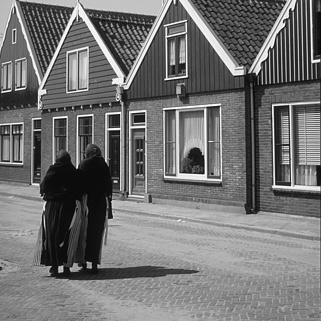
%> input picture Canale_Gandolfi_Giordano_Lab02/i235.png, 321 x 321 px
$ octave Canale_Gandolfi_Giordano_Lab02.m   (GNU Octave 9; MATLAB toolbox functions it lacks are replaced by stand-ins)
%> lines starting %> are read from the running program, lines starting %| are printed output that depends on the picture
%% Computer Vision: Lab 2
% Francesca Canale, Filippo Gandolfi, Marco Giordano

% Loading image:
img = imread('i235.png', 'png');
%> img is the input picture: size 321x321 uint8; min 3, max 251, mean 114.8
figure
imagesc(img), colormap gray, title('Original image')
figure, imhist(uint8(img), 256), title('Histogram: Original image') % displaying histogram
%> after `title('Histogram: Original image')`:
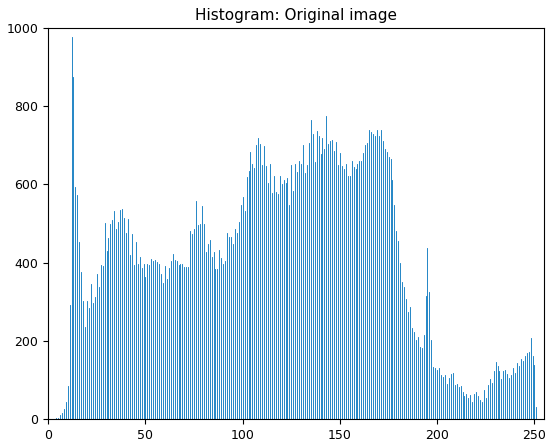
%> figure redrawn from the program's plot data; highest point at x = 12, y = 978

% Adding gaussian noise:
imgG = gaussian(img, 20); % 20 is the standard deviation
%> in gaussian, `noise_gaussian = double(Img) + st_dev * randn(size(Img));`:
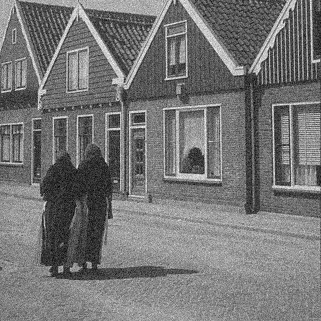
%> noise_gaussian: size 321x321 double; min -57.4, max 313.6, mean 114.7; drawn with min black and max white
figure, imagesc(imgG), colormap gray, title('Gaussian noise')
figure, imhist(uint8(imgG), 256), title('Histogram: Gaussian noise') % displaying histogram
xlabel('Gray scale'), ylabel('Number of pixel')
%> after `ylabel('Number of pixel')`:
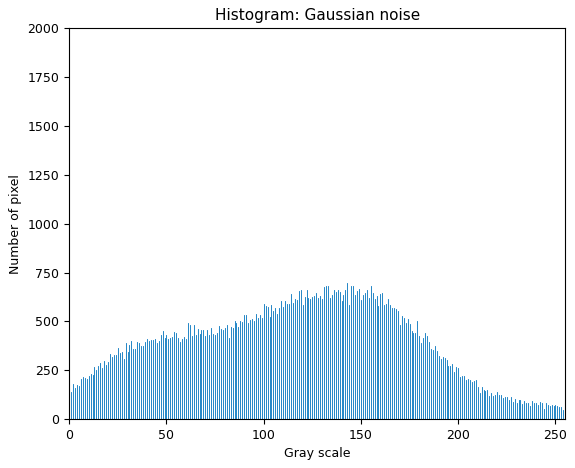
%> figure redrawn from the program's plot data; highest point at x = 0, y = 1996

% Adding salt and pepper noise:
imgSP = salt_pepper(img, 0.2); % 20% is the noise density
%> in salt_pepper, `maxv = max(max(Img));`: maxv = 251
figure, imagesc(imgSP), colormap gray, title('Salt and pepper noise')
figure, imhist(uint8(imgSP), 256), title('Histogram: Salt and pepper noise') % displaying histogram
xlabel('Gray scale'), ylabel('Number of pixel')

% Filtering with moving average:
filter1_moveav_3 = moving_average(imgG, 3); % 3x3 pixels
figure, imagesc(filter1_moveav_3), colormap gray, title('Smoothing gaussian noise by averaging (3x3)')
figure, imhist(uint8(filter1_moveav_3), 256), title('Histogram: smoothing gaussian noise by averaging (3x3)') % displaying histogram
xlabel('Gray scale'), ylabel('Number of pixel')

filter1_moveav_7 = moving_average(imgG, 7); % 7x7 pixels
figure, imagesc(filter1_moveav_7), colormap gray, title('Smoothing gaussian noise by averaging (7x7)')
figure, imhist(uint8(filter1_moveav_7),256), title('Histogram: smoothing gaussian noise by averaging (7x7)') % displaying histogram
xlabel('Gray scale'), ylabel('Number of pixel')

filter2_moveav_3 = moving_average(imgSP, 3); % 3x3 pixels
figure, imagesc(filter2_moveav_3), colormap gray, title('Smoothing salt and pepper noise by averaging (3x3)')
figure, imhist(uint8(filter2_moveav_3), 256), title('Histogram: smoothing salt and pepper noise by averaging (3x3)') % displaying histogram
xlabel('Gray scale'), ylabel('Number of pixel')

filter2_moveav_7 = moving_average(imgSP, 7); % 7x7 pixels
%> call 4 of moving_average, with pixel = 7
%> in moving_average (call 4), `filter_movav = conv2(Img, K, 'same');`:
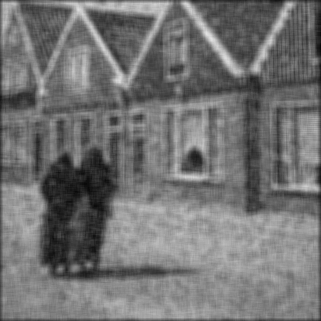
%> filter_movav: size 321x321 double; min 9.06, max 226.8, mean 115.5
figure, imagesc(filter2_moveav_7), colormap gray, title('Smoothing salt and pepper noise by averaging (7x7)')
figure, imhist(uint8(filter2_moveav_7),256), title('Histogram: smoothing salt and pepper noise by averaging (7x7)') % displaying histogram
xlabel('Gray scale'), ylabel('Number of pixel')

% Filtering with low-pass Gaussian filter:
filter1_gaussian = gaussian_f(imgG, 7);
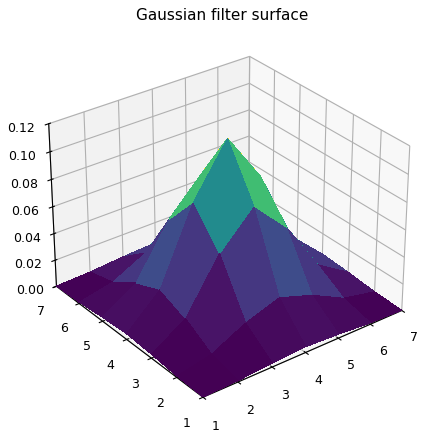
%> figure redrawn from the program's plot data
figure, imagesc(filter1_gaussian), colormap gray, title('Smoothing gaussian noise by gaussian filter')
figure, imhist(uint8(filter1_gaussian), 256), title('Histogram: smoothing gaussian noise by gaussian filter') % displaying histogram
xlabel('Gray scale'), ylabel('Number of pixel')

filter2_gaussian = gaussian_f(imgSP, 7);
figure, imagesc(filter2_gaussian), colormap gray, title('Smoothing salt and pepper noise by gaussian filter')
figure, imhist(uint8(filter2_gaussian), 256), title('Histogram: smoothing salt and pepper noise by gaussian filter') % displaying histogram
xlabel('Gray scale'), ylabel('Number of pixel')

% Filtering with a median filter:
filter1_median = median_f(imgG, 3);
figure, imagesc(filter1_median), colormap gray, title('Smoothing gaussian noise by median filter')
figure, imhist(uint8(filter1_median), 256), title('Histogram: smoothing gaussian noise by median filter') % displaying histogram
xlabel('Gray scale'), ylabel('Number of pixel')

filter2_median = median_f(imgSP, 3);
figure, imagesc(filter2_median), colormap gray, title('Smoothing salt and pepper noise by median filter')
figure, imhist(uint8(filter2_median), 256), title('Histogram: smoothing salt and pepper noise by median filter') % displaying histogram
xlabel('Gray scale'), ylabel('Number of pixel')

% Impulse filter (slide 40):
filter1_linear1 = linear_f(imgG, 7, 1);
figure, imagesc(filter1_linear1), colormap gray, title('Smoothing gaussian noise with impulse filter')
figure, imhist(uint8(filter1_linear1), 256), title('Histogram: smoothing gaussian noise with impulse filter') % displaying histogram

filter2_linear1 = linear_f(imgSP, 7, 1);
figure, imagesc(filter2_linear1), colormap gray, title('Smoothing salt and pepper noise with impulse filter')
figure, imhist(uint8(filter2_linear1), 256), title('Histogram: smoothing salt and pepper noise with impulse filter') % displaying histogram

% Shifted right filter (slide 41):
filter1_linear2 = linear_f(imgG, 7, 2);
figure, imagesc(filter1_linear2), colormap gray, title('Smoothing gaussian noise with shifted right filter')
figure, imhist(uint8(filter1_linear2), 256), title('Histogram: smoothing gaussian noise with shifted right filter') % displaying histogram

filter2_linear2 = linear_f(imgSP, 7, 2);
%> call 4 of linear_f, with filterSize = 7, method = 2
%> in linear_f (call 4), `imgFiltered = conv2 (Img, Kernel, 'same');`:
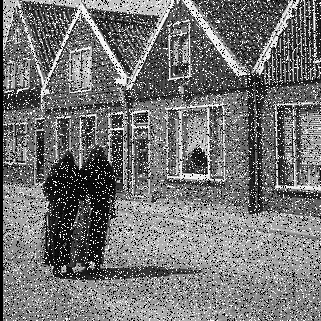
%> imgFiltered: size 321x321 double; min 0, max 251, mean 115.9
figure, imagesc(filter2_linear2), colormap gray, title('Smoothing salt and pepper noise with shifted right filter')
figure, imhist(uint8(filter2_linear2), 256), title('Histogram: smoothing salt and pepper noise with shifted right filter') % displaying histogram

% Sharpening filter (slide 43):
filter1_linear3 = linear_f(imgG, 7, 3);
figure, imagesc(filter1_linear3), colormap gray, title('Smoothing gaussian noise with sharpening filter')
figure, imhist(uint8(filter1_linear3), 256), title('Histogram: smoothing gaussian noise with sharpening filter') % displaying histogram

filter2_linear3 = linear_f(imgSP, 7, 3);
%> call 6 of linear_f, with filterSize = 7, method = 3
%> in linear_f (call 6), `imgFiltered = conv2 (Img, Kernel, 'same');`:
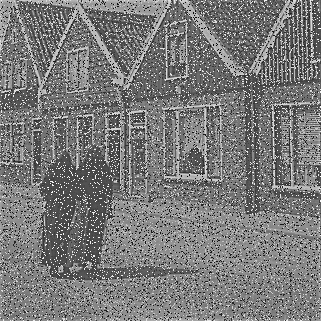
%> imgFiltered: size 321x321 double; min -215.2, max 482.5, mean 118.2; drawn with min black and max white
figure, imagesc(filter2_linear3), colormap gray, title('Smoothing salt and pepper noise with sharpening filter')
figure, imhist(uint8(filter2_linear3), 256), title('Histogram: smoothing salt and pepper noise with sharpening filter') % displaying histogram

% Mesh of the original image
figure, mesh(img), title('Image without FFT')

% Shift the zero frequencies component to center of spectrum of the image
FZ = fftshift(fft2(img));
figure, imagesc(abs(FZ)), colormap gray, title('Image FFT')
figure, mesh(abs(FZ)), title('Image FFT')

% Shift the zero frequencies component to center of spectrum of a low-pass
% Gaussian filter (101x101 pixels with sigma = 5).
FH = fspecial('gaussian', 101, 5);
FFZ = fftshift(fft2(FH));
figure, imagesc(abs(FFZ)), colormap gray, title('Gauss FFT')
figure, mesh(abs(FFZ)), title('Gauss FFT')


%% Functions:
% Gaussian noise:
function noise_gaussian = gaussian(Img, st_dev)
    noise_gaussian = double(Img) + st_dev * randn(size(Img));
end

% Salt and pepper noise:
function noise_sp = salt_pepper(Img, density)
    Img = double(Img);
    [rr, cc] = size(Img);
    maxv = max(max(Img));
    indices = full(sprand(rr, cc, density));
    mask1 = indices > 0 & indices < 0.5;  mask2 = indices >= 0.5; % matlab masking technique
    noise_sp = Img.*(~mask1) ;
    noise_sp = noise_sp.*(~mask2) + maxv * mask2;
end

% Moving average filter:
function filter_movav = moving_average(Img, pixel)
    K = ones(pixel)/(pixel^2);
    filter_movav = conv2(Img, K, 'same');
end

% Gaussian filter:
function filter_gaussian = gaussian_f(Img, fsize)
    sigma = fsize/6; % The half of the filter size must be three times the standard deviation
    h = fspecial('gaussian', fsize, sigma);
    figure, imagesc(h), title('Gaussian filter image')
    figure, surf(h), title('Gaussian filter surface')
    filter_gaussian = imfilter(Img, h); % applying filter to the image
end

% Median filter:
function filter_median = median_f(Img, fsize)
    filter_median = medfilt2(Img, [fsize, fsize]);
end

% Linear filters
function imgFiltered = linear_f(Img, filterSize, method)
    switch method
        case 1 % Impulse filter
            center = ceil(filterSize/2);
            Kernel = zeros(filterSize);
            Kernel(center, center) = 1;

        case 2 % Shifted right filter
            center = ceil(filterSize/2);
            Kernel = zeros(filterSize);
            Kernel(center, filterSize) = 1;

        case 3 % Sharpening filter
            center = ceil(filterSize/2);
            Kernel = zeros(filterSize);
            Kernel(center, center) = 2;
            Kernel = Kernel - (ones(filterSize)/(filterSize^2));

        otherwise
            disp('ERROR: Insert method between 1 and 3')
            return

    end
    imgFiltered = conv2 (Img, Kernel, 'same');
end
